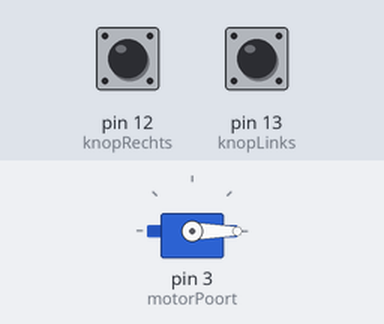
Bench run of a sketch on a simulated Arduino Uno, built with avr-gcc and run on an emulated ATmega328P. On the bench: servo. The inputs (shaded band) are chosen by the test bench; at power-on: pin 12 (knopRechts) LOW, pin 13 (knopLinks) LOW.

Above: at 1.2 s.
1.3 s: pin 12 (knopRechts) pulled HIGH for 0.15 s
At 1.75 s:
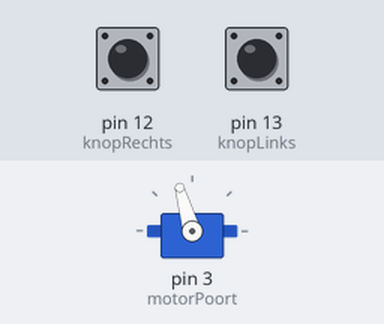
3.7 s: pin 13 (knopLinks) pulled HIGH for 0.15 s
At 4.53 s:
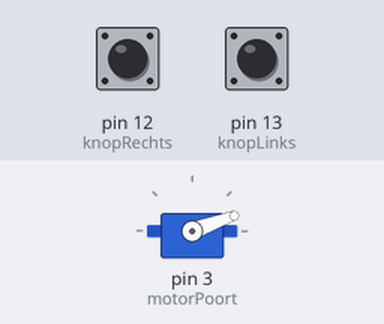
At 5.35 s:
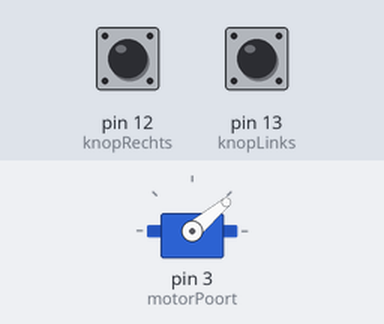
Timing chart, 0 to 15.1 s (numbered marks = the images above; inputs shaded):
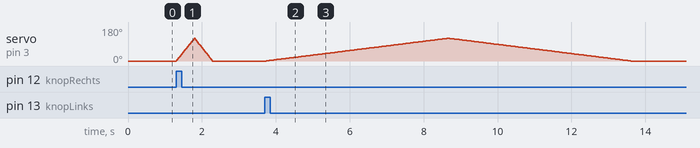

The sketch:

opdracht5.ino
```cpp
#include <Servo.h> // De ingebouwde bibliotheek inladen om een servo aan te kunnen sturen

Servo propellor; // zelf gekozen naam servo

const int knopLinks = 13;  // Drukknop 1 vast aan pin 13
const int knopRechts = 12; // Drukknop 2 vast aan pin 12
const int motorPoort = 3;  // Servomotor signaaldraad vast aan pin 3 met ~

int statusLinks = 0;
int statusRechts = 0;

void setup() {
  pinMode(knopLinks, INPUT);
  pinMode(knopRechts, INPUT);

  propellor.attach(motorPoort); // geef aan op welke poort de propellor zit
  propellor.write(0);           // startpositie in graden aangeven (0)
}

//methode van de gestuurde bewegingen
void aansturenServo(int duurHeenweg, int pauzeTijd, int duurTerugweg) {

  // HEENWEG: Van 0 naar 120 graden bewegen (van begin tot eind)
  // bereken de stapgrootte van de delay door de totale tijd te delen door 120 stapjes
  int delayHeen = duurHeenweg / 120;
  for (int huidigeGraad = 0; huidigeGraad <= 120; huidigeGraad++) {
    propellor.write(huidigeGraad); // update positie van servo naar huidige graad
    delay(delayHeen);              // kort de tijd geven voor controle
  }

  // PAUZE: Blijf even op de uiterste stand staan (als de pauzeTijd groter is dan 0)
  if (pauzeTijd > 0) {
    delay(pauzeTijd);
  }

  // TERUGWEG: Van 120 terug naar 0 graden bewegen (terug)
  int delayTerug = duurTerugweg / 120;
  for (int huidigeGraad = 120; huidigeGraad >= 0; huidigeGraad--) {
    propellor.write(huidigeGraad); // Zet de servo op de huidige graad
    delay(delayTerug);             // Wacht even
  }
}

void loop() {
  // Lees de status van beide knoppen live uit (of ze wel of niet ingedrukt worden)
  statusLinks = digitalRead(knopLinks);
  statusRechts = digitalRead(knopRechts);

  // BEIDE knoppen zijn tegelijk ingedrukt
  if (statusLinks == HIGH && statusRechts == HIGH) {
    // Heen in 5s (5000ms), 2s pauze (2000ms), terug in 0.5s (500ms)
    aansturenServo(5000, 2000, 500);
  }
  // Alleen de linker knop is ingedrukt
  else if (statusLinks == HIGH) {
    // Heen in 5s (5000ms), 0s pauze, terug in 5s (5000ms)
    aansturenServo(5000, 0, 5000);
  }
  // Alleen de rechter knop is ingedrukt
  else if (statusRechts == HIGH) {
    // Heen in 0.5s (500ms), 0s pauze, terug in 0.5s (500ms)
    aansturenServo(500, 0, 500);
  }
}
```

Measured:
- after the input at 1.3 s, servo on pin 3 (motorPoort): rises from 0° to 120° in 0.49 s, then falls to 0° in 0.49 s
- after the input at 3.7 s, servo on pin 3 (motorPoort): rises from 0° to 120° in 4.9 s, then falls to 0° in 5.0 s
